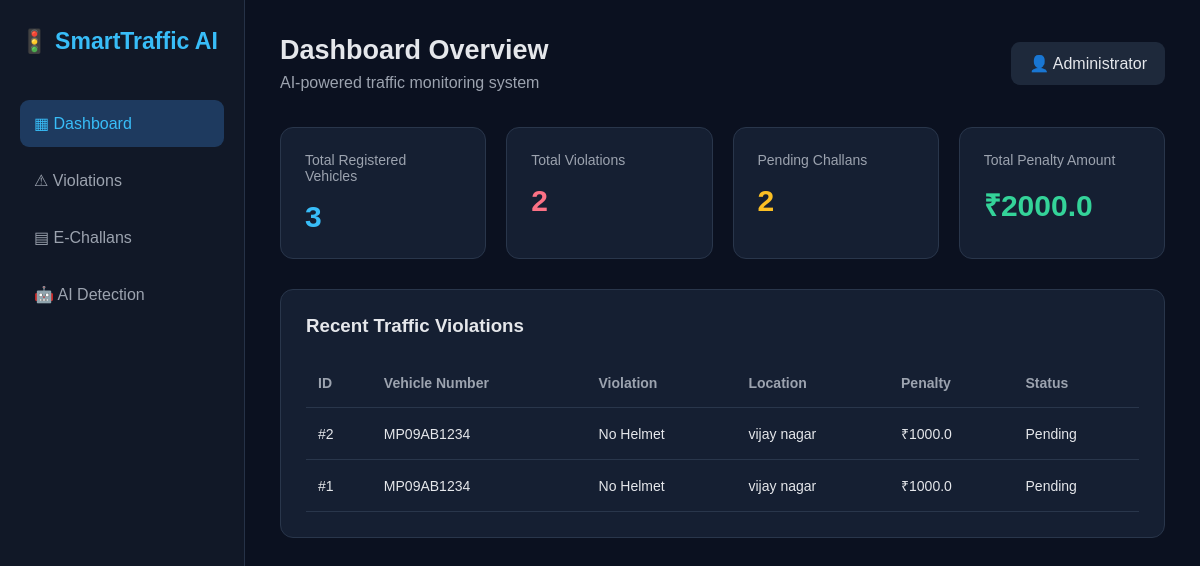
The page / on the database its author committed.
### tables this page shows
CREATE TABLE violations (
            id INTEGER PRIMARY KEY AUTOINCREMENT,
            vehicle_number TEXT NOT NULL,
            violation_type TEXT NOT NULL,
            location TEXT,
            violation_time TEXT NOT NULL,
            evidence_path TEXT,
            penalty REAL DEFAULT 0,
            status TEXT DEFAULT 'Pending'
        );

### app.py (the view)
@app.route("/")
def dashboard():
    conn = get_db()
    total_vehicles = conn.execute(
        "SELECT COUNT(*) FROM vehicles"
    ).fetchone()[0]
    total_violations = conn.execute(
        "SELECT COUNT(*) FROM violations"
    ).fetchone()[0]
    pending_challans = conn.execute(
        "SELECT COUNT(*) FROM violations WHERE status='Pending'"
    ).fetchone()[0]
    total_fines = conn.execute(
        "SELECT COALESCE(SUM(penalty), 0) FROM violations"
    ).fetchone()[0]
    recent_violations = conn.execute(
        "SELECT * FROM violations ORDER BY id DESC LIMIT 5"
    ).fetchall()
    conn.close()
    return render_template(
        "dashboard.html",
        total_vehicles=total_vehicles,
        total_violations=total_violations,
        pending_challans=pending_challans,
        total_fines=total_fines,
        recent_violations=recent_violations
    )

### database.py (called while the page is built)
def get_db():
    DB_PATH.parent.mkdir(parents=True, exist_ok=True)
    conn = sqlite3.connect(DB_PATH)
    conn.row_factory = sqlite3.Row
    conn.execute("PRAGMA foreign_keys = ON")
    return conn

### templates/dashboard.html (shortened to what this page needs)
<!DOCTYPE html>
<html lang="en">
<head>
</head>
<body>
<aside class="sidebar">
    <div class="logo">🚦 SmartTraffic AI</div>
    <nav class="nav">
        <a href="/" class="active">▦ Dashboard</a>
        <a href="/violations">⚠ Violations</a>
        <a href="/challans">▤ E-Challans</a>
        <a href="/ai-detection">🤖 AI Detection</a>
    </nav>
</aside>
<main class="main">
    <header class="header">
        <div>
            <h1>Dashboard Overview</h1>
            <p>AI-powered traffic monitoring system</p>
        </div>
        <div class="admin">👤 Administrator</div>
    </header>
    <section class="stats">
        <div class="card">
            <p>Total Registered Vehicles</p>
            <h2 class="blue">{{ total_vehicles }}</h2>
        </div>
        <div class="card">
            <p>Total Violations</p>
            <h2 class="red">{{ total_violations }}</h2>
        </div>
        <div class="card">
            <p>Pending Challans</p>
            <h2 class="orange">{{ pending_challans }}</h2>
        </div>
        <div class="card">
            <p>Total Penalty Amount</p>
            <h2 class="green">₹{{ total_fines }}</h2>
        </div>
    </section>
    <section class="section">
        <h3>Recent Traffic Violations</h3>
        <table>
            <thead>
                <tr>
                    <th>ID</th>
                    <th>Vehicle Number</th>
                    <th>Violation</th>
                    <th>Location</th>
                    <th>Penalty</th>
                    <th>Status</th>
                </tr>
            </thead>
            <tbody>
                {% for item in recent_violations %}
                <tr>
                    <td>#{{ item.id }}</td>
                    <td>{{ item.vehicle_number }}</td>
                    <td>{{ item.violation_type }}</td>
                    <td>{{ item.location }}</td>
                    <td>₹{{ item.penalty }}</td>
                    <td>{{ item.status }}</td>
                </tr>
                {% else %}
                <tr>
                    <td colspan="6" class="empty">
                        No violations detected yet.
                    </td>
                </tr>
                {% endfor %}
            </tbody>
        </table>
    </section>
</main>
</body>
</html>

### templates/dashboard.html (style rules this page uses)
* { margin: 0; padding: 0; box-sizing: border-box; }
body { background: #0b1120; color: #e5e7eb; font-family: Arial, sans-serif; display: flex; min-height: 100vh; }
.sidebar { width: 245px; background: #111827; padding: 28px 20px; border-right: 1px solid #263247; }
.logo { font-size: 23px; font-weight: bold; color: #38bdf8; margin-bottom: 45px; }
.nav a { display: block; padding: 14px; margin-bottom: 10px; color: #9ca3af; text-decoration: none; border-radius: 9px; }
.nav a:hover, .nav a.active { background: #1e3a5f; color: #38bdf8; }
.main { flex: 1; padding: 35px; min-width: 0; }
.header { display: flex; justify-content: space-between; align-items: center; margin-bottom: 35px; gap: 15px; }
.header h1 { font-size: 27px; }
.header p { color: #9ca3af; margin-top: 8px; }
.admin { background: #1e293b; padding: 12px 18px; border-radius: 9px; }
.stats { display: grid; grid-template-columns: repeat(4, 1fr); gap: 20px; margin-bottom: 30px; }
.card { background: #151f32; border: 1px solid #29364b; padding: 24px; border-radius: 13px; }
.card p { color: #9ca3af; font-size: 14px; }
.card h2 { font-size: 30px; margin-top: 16px; }
.blue { color: #38bdf8; }
.green { color: #34d399; }
.orange { color: #fbbf24; }
.red { color: #fb7185; }
.section { background: #151f32; border: 1px solid #29364b; border-radius: 13px; padding: 25px; }
.section h3 { margin-bottom: 22px; }
table { width: 100%; border-collapse: collapse; text-align: left; }
th, td { padding: 16px 12px; border-bottom: 1px solid #29364b; font-size: 14px; }
th { color: #9ca3af; }

### rows shown on the page
violations: id "2", vehicle_number "MP09AB1234", violation_type "No Helmet", location "vijay nagar", penalty "1000.0", status "Pending"
violations: id "1", vehicle_number "MP09AB1234", violation_type "No Helmet", location "vijay nagar", penalty "1000.0", status "Pending"

### other values the page prints
{{ total_vehicles }} "3"
{{ total_violations }} "2"
{{ pending_challans }} "2"
{{ total_fines }} "2000.0"
